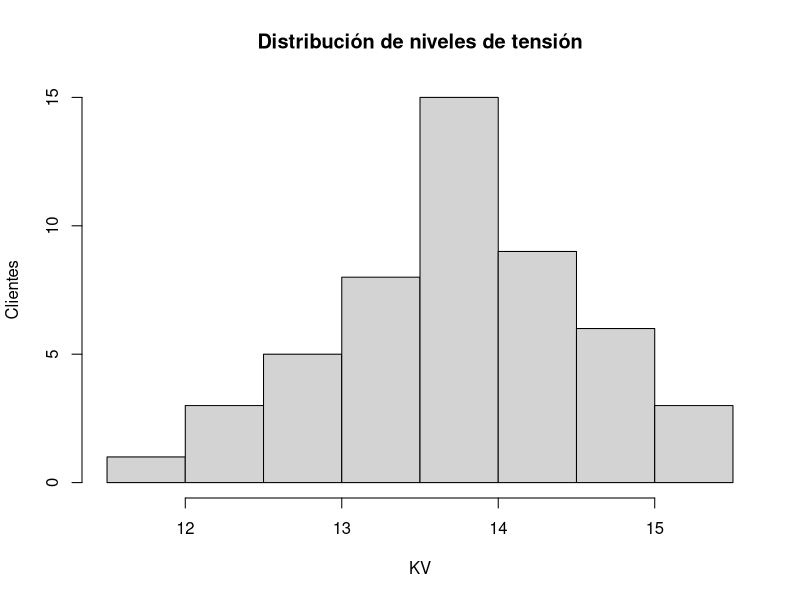

Source code (R): (Note: this script raises an error after producing the figure.)
ipak <- function(pkg){
  new.pkg <- pkg[!(pkg %in% installed.packages()[, "Package"])]
  if (length(new.pkg)) 
    install.packages(new.pkg, dependencies = TRUE)
  sapply(pkg, require, character.only = TRUE)
}

packages <- c("descriptr")
ipak(packages)

## niveles de tensión en (KV) de una muestra de 50 clientes industriales

data <- c(15.30, 12.32, 13.13, 13.25, 14.19, 13.84, 13.73, 13.41, 13.12, 14.29,
 13.42, 14.81, 12.57, 13.98, 14.63, 14.83, 13.55, 15.22, 12.83, 14.51,
 13.82, 13.82, 12.26, 14.67, 13.79, 15.18, 14.51, 12.46, 13.23, 13.84,
 13.75, 14.23, 13.84, 14.41, 14.07, 13.74, 12.91, 12.63, 11.70, 13.64,
 12.83, 13.33, 14.35, 14.46, 13.75, 13.27, 14.32, 14.13, 13.63, 13.89)
data_df <- data.frame(data)

# b) tabla de distribución de frecuencias

breaks <- seq(11.5,15.5,by=0.5)

hist(data, breaks , plot = FALSE)

hist(data, plot=TRUE, right=FALSE, breaks=breaks, main = "Distribución de niveles de tensión", 
     xlab = "KV", ylab = "Clientes", freq=TRUE)

# or with descriptr library

freq <- ds_freq_table(data_df, data, 10)
plot(freq)


# d) moda

getmode <- function(v) {
  uniqv <- unique(v)
  uniqv[which.max(tabulate(match(v, uniqv)))]
}
getmode(data)

# e) media, mediana, desvío estándar muestral y coeficiente de variación

mean(data)
median(data)
sd(data)
cv <- sd(data) / mean(data) * 100

# g) diagrama de cajas

boxplot(data)

# h) media y desvío estándar de variable transformada y = (x + 10)

y <- data + 10

mean(y)
sd(y)
cv <- sd(y) / mean(y) * 100

# i) media y desvío estándar de variable transformada y = (1.05 * x)

y <- data * 1.05

mean(y)
sd(y)
cv <- sd(y) / mean(y) * 100
